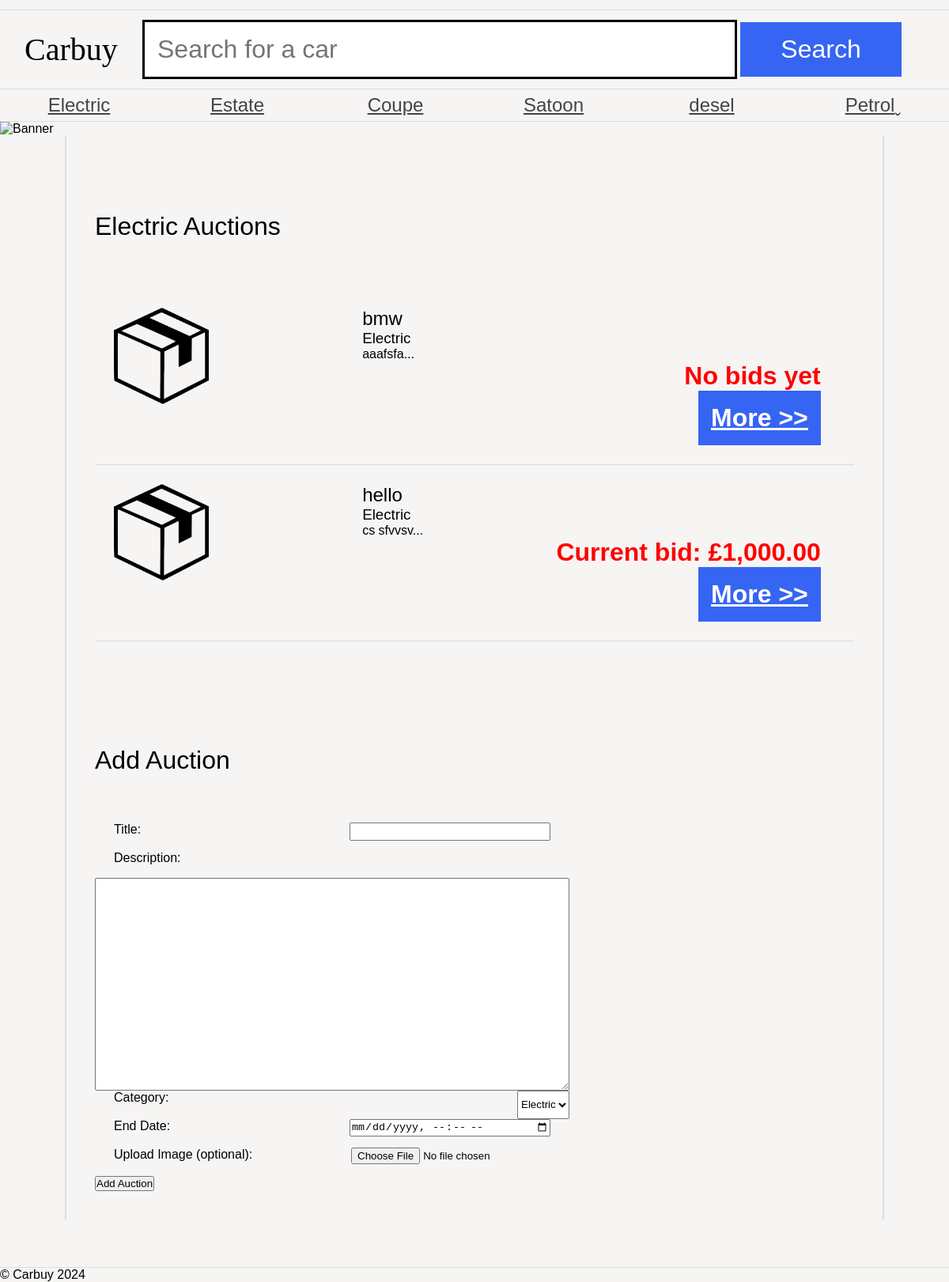
The page /as1/public/category.php?id=1 on the database its author committed.
### tables this page shows
CREATE TABLE `category` (
  `id` int NOT NULL AUTO_INCREMENT,
  `name` varchar(255) NOT NULL,
  PRIMARY KEY (`id`)
);

CREATE TABLE `auction` (
  `id` int NOT NULL AUTO_INCREMENT,
  `title` varchar(255) NOT NULL,
  `description` text NOT NULL,
  `categoryId` int NOT NULL,
  `userId` int NOT NULL,
  `endDate` datetime NOT NULL,
  `imagePath` varchar(255) NOT NULL,
  PRIMARY KEY (`id`),
  KEY `categoryId` (`categoryId`),
  KEY `userId` (`userId`),
  CONSTRAINT `auction_ibfk_1` FOREIGN KEY (`categoryId`) REFERENCES `category` (`id`),
  CONSTRAINT `auction_ibfk_2` FOREIGN KEY (`userId`) REFERENCES `user` (`id`)
);

### as1/public/category.php (the view, shortened to what this page needs)
<?php
require 'db.php';
$categoryId = $_GET['id'] ?? null;
$catStmt = $pdo->prepare("SELECT * FROM category WHERE id = ?");
$catStmt->execute([$categoryId]);
$category = $catStmt->fetch();
$search = isset($_GET['search']) ? trim($_GET['search']) : '';
if ($search !== '') {
    $stmt = $pdo->prepare("
        SELECT auction.*, category.name AS categoryName
        FROM auction
        JOIN category ON auction.categoryId = category.id
        WHERE categoryId = :categoryId
        AND (auction.title LIKE :search OR auction.description LIKE :search)
        ORDER BY endDate ASC
    ");
    $stmt->execute([
        'categoryId' => $categoryId,
        'search' => '%' . $search . '%'
    ]);
} else {
    $stmt = $pdo->prepare("
        SELECT auction.*, category.name AS categoryName
        FROM auction
        JOIN category ON auction.categoryId = category.id
        WHERE categoryId = ?
        ORDER BY endDate ASC
    ");
    $stmt->execute([$categoryId]);
}
$auctions = $stmt->fetchAll();
$categories = $pdo->query("SELECT * FROM category")->fetchAll();
?>
<!DOCTYPE html>
<html>
<head>
    <link rel="stylesheet" href="carbuy.css" />
</head>
<body>
<header>
    <h1>Carbuy</h1>
    <form action="#">
        <input type="text" name="search" placeholder="Search for a car" />
        <input type="submit" name="submit" value="Search" />
    </form>
</header>
<nav>
    <ul>
        <?php foreach ($categories as $cat): ?>
            <li><a class="categoryLink" href="category.php?id=<?= $cat['id'] ?>"><?= htmlspecialchars($cat['name']) ?></a></li>
        <?php endforeach; ?>
    </ul>
</nav>
<img src="banners/1.jpg" alt="Banner" />
<main>
    <h1><?= htmlspecialchars($category['name']) ?> Auctions</h1>
    <ul class="carList">
        <?php foreach ($auctions as $auction): ?>
            <li>
                <?php if (!empty($auction['imagePath']) && file_exists($auction['imagePath'])): ?>
                <img src="<?= htmlspecialchars($auction['imagePath']) ?>" alt="<?= htmlspecialchars($auction['title']) ?>" style="max-width:300px; height:auto;">
                <?php else: ?>
                <img src="car.png" alt="<?= htmlspecialchars($auction['title']) ?>">
                <?php endif; ?>
                <article>
                    <h2 style="margin-left: 150px;"><?= htmlspecialchars($auction['title']) ?></h2>
                    <h3 style="margin-left: 150px;"><?= htmlspecialchars($auction['categoryName']) ?></h3>
                    <p style="margin-left: 150px;"><?= nl2br(htmlspecialchars(substr($auction['description'], 0, 200))) ?>...</p>
                    <p class="price">
                        <?php
                        $bidStmt = $pdo->prepare("SELECT MAX(amount) AS maxBid FROM bid WHERE auctionId = ?");
                        $bidStmt->execute([$auction['id']]);
                        $bid = $bidStmt->fetch();
                        echo $bid && $bid['maxBid'] ? "Current bid: £" . number_format($bid['maxBid'], 2) : "No bids yet";
                        ?>
                    </p>
                    <a href="auction.php?id=<?= $auction['id'] ?>" class="more auctionLink">More &gt;&gt;</a>
                </article>
            </li>
        <?php endforeach; ?>
    </ul>
</main>
<?php require 'addAuction.php'; ?>
<footer>&copy; Carbuy 2024</footer>
</body>
</html>

### as1/public/carbuy.css (style rules this page uses)
* { margin: 0; padding: 0; }
body { font-family: 'Oxygen-Regular', sans-serif; background-color: #f6f5f4; max-width: 100vw; overflow-x: hidden; }
h1, h2, h3, h4 { font-weight: normal; }
a, a:visited { color: #444; }
header { margin-top: 1vw; font-family: 'Univers-Light-Normal'; display: grid; grid-template-columns: 15% 85%; align-items: center; padding-top: 1vw; padding-bottom: 1vw; border-top: 1px solid #ddd; border-bottom: 1px solid #ddd; }
header h1 { text-align: center; font-size: 2.5em; }
form { display: block; }
header form input[type=text] { border: 3px solid black; font-size: 2em; padding: 0.5em; width: 70%; }
body > img { width: 100vw; }
header form input[type=submit] { background-color: #3665f3; color: white; width: 20%; font-size: 2em; padding: 0.5em; cursor: pointer; border: 0; }
body > nav { border-bottom: 1px solid #ddd; }
body > nav ul li:last-child a:after { content: 'ˬ'; position: absolute; }
body > nav ul { display: flex; width: 100vw; list-style-type: none; }
body > nav ul li { flex: 1; }
body > nav ul li a { display: block; text-align: center; padding-top: 0.5vw; padding-bottom: 0.5vw; font-size: 1.5em; }
.carList { list-style-type: none; }
.carList li { padding: 2vw; border-bottom: 1px solid #ddd; display: grid; grid-template-columns: 18% 80%; }
.carList img { width: auto; display: block; max-width: 10vw; }
p.price { display: block; text-align: right; font-weight: bold; font-size: 2em; }
a.more { display: block; text-align: right; font-weight: bold; float: right; background-color: #3665f3; color: white; font-size: 2em; padding: 0.5em; cursor: pointer; }
main { padding: 3vw; display: block; overflow: hidden; width: 80vw; margin: auto; border-left: 2px solid #ddd; border-right: 2px solid #ddd; }
main h1 { margin-top: 5vw; margin-bottom: 5vw; }
.price { color: red; }
footer { margin-top: 5vw; border-top: 1px solid #ddd; }

### rows shown on the page
category: name "Electric"
category: name "Estate"
category: name "Coupe"
category: name "Satoon"
category: name "desel"
category: name "Petrol"
auction: title "bmw", categoryId.name "Electric", description "aaafsfa", shows "No bids yet"
auction: title "hello", categoryId.name "Electric", description "cs sfvvsv", maxBid "1,000.00"

### other values the page prints
form field category "Electric"
